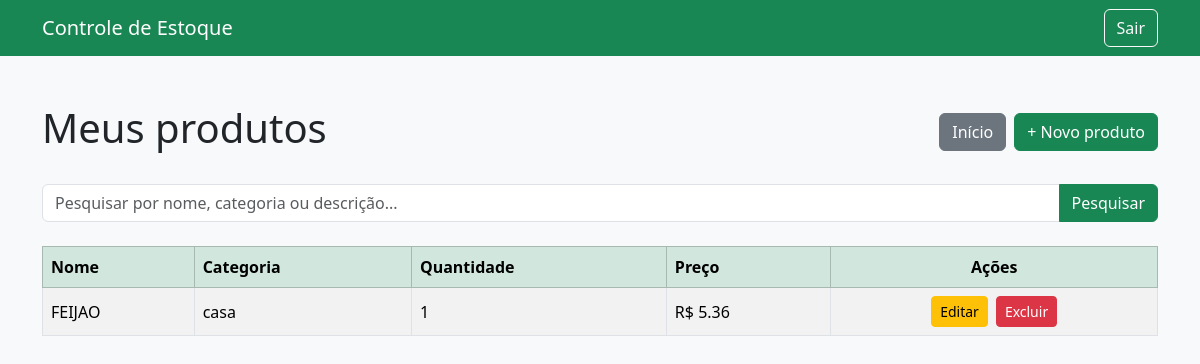
Page /produtos/ (signed in) on the committed database.
### produtos/models.py (models this page shows, shortened)
class Produto(models.Model):
    usuario = models.ForeignKey(
        settings.AUTH_USER_MODEL,
        on_delete=models.CASCADE,
        related_name="produtos",
        verbose_name="Usuário"
    )
    nome = models.CharField(
        max_length=100,
        verbose_name="Nome do produto"
    )
    descricao = models.TextField(
        blank=True,
        verbose_name="Descrição"
    )
    categoria = models.CharField(
        max_length=60,
        blank=True,
        verbose_name="Categoria"
    )
    quantidade = models.PositiveIntegerField(
        default=0,
        verbose_name="Quantidade em estoque"
    )
    preco = models.DecimalField(
        max_digits=10,
        decimal_places=2,
        verbose_name="Preço unitário"
    )
    criado_em = models.DateTimeField(
        auto_now_add=True,
        verbose_name="Data de cadastro"
    )
    class Meta:
        verbose_name = "Produto"
        verbose_name_plural = "Produtos"
        ordering = ["nome"]

### produtos/views.py (the view)
# urls.py: path("produtos/", views.lista_produtos, name="lista"),
@login_required
def lista_produtos(request):
    produtos = Produto.objects.filter(
        usuario=request.user
    )
    return render(
        request,
        "produtos/lista.html",
        {"produtos": produtos},
    )

### produtos/templates/produtos/lista.html (shortened to what this page needs)
<!DOCTYPE html>
<html lang="pt-br">
<head>
    <link
        href="https://cdn.jsdelivr.net/npm/bootstrap@5.3.3/dist/css/bootstrap.min.css"
        rel="stylesheet"
    >
</head>
<body class="bg-light">
<nav class="navbar navbar-dark bg-success">
    <div class="container">
        <a class="navbar-brand" href="{% url 'produtos:home' %}">
            Controle de Estoque
        </a>
        <form method="post" action="{% url 'logout' %}">
            <button type="submit" class="btn btn-outline-light">
                Sair
            </button>
        </form>
    </div>
</nav>
<main class="container py-5">
    <div class="d-flex flex-wrap justify-content-between align-items-center gap-3 mb-4">
        <h1>Meus produtos</h1>
        <div class="d-flex gap-2">
            <a href="{% url 'produtos:home' %}" class="btn btn-secondary">
                Início
            </a>
            <a href="{% url 'produtos:cadastrar' %}" class="btn btn-success">
                + Novo produto
            </a>
        </div>
    </div>
    <form method="get" action="{% url 'produtos:lista' %}" class="mb-4">
        <div class="input-group">
            <input
                type="search"
                name="q"
                value="{{ pesquisa }}"
                class="form-control"
                placeholder="Pesquisar por nome, categoria ou descrição..."
            >
            <button type="submit" class="btn btn-success">
                Pesquisar
            </button>
        </div>
    </form>
    {% if produtos %}
        <div class="table-responsive">
            <table class="table table-striped table-bordered align-middle bg-white">
                <thead class="table-success">
                    <tr>
                        <th>Nome</th>
                        <th>Categoria</th>
                        <th>Quantidade</th>
                        <th>Preço</th>
                        <th class="text-center">Ações</th>
                    </tr>
                </thead>
                <tbody>
                    {% for produto in produtos %}
                        <tr>
                            <td>{{ produto.nome }}</td>
                            <td>{{ produto.categoria|default:"Não informada" }}</td>
                            <td>{{ produto.quantidade }}</td>
                            <td>R$ {{ produto.preco|floatformat:2 }}</td>
                            <td class="text-center">
                                <div class="d-flex justify-content-center gap-2">
                                    <a
                                        href="{% url 'produtos:editar' produto.id %}"
                                        class="btn btn-warning btn-sm"
                                    >
                                        Editar
                                    </a>
                                    <a
                                        href="{% url 'produtos:excluir' produto.id %}"
                                        class="btn btn-danger btn-sm"
                                    >
                                        Excluir
                                    </a>
                                </div>
                            </td>
                        </tr>
                    {% endfor %}
                </tbody>
            </table>
        </div>
    {% endif %}
</main>
</body>
</html>

### rows in the picture
Produto: nome "FEIJAO", categoria "casa", quantidade "1", preco "5.36"
